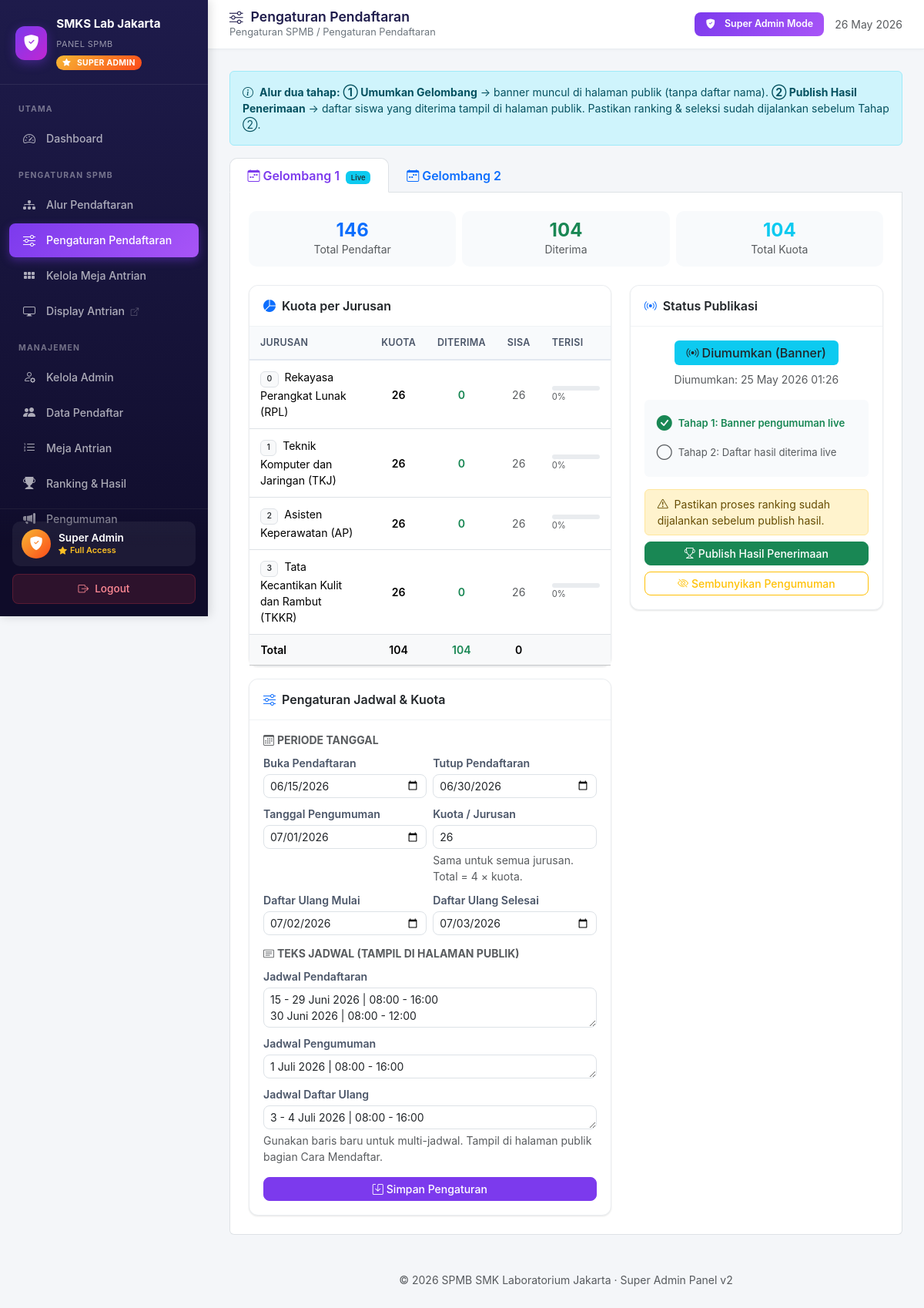
The app's page /superadmin_dashboard.php?page=pengaturan_ppdb (signed in) with its own data.
### tables this page shows
CREATE TABLE `gelombang` (
  `id` int(11) NOT NULL,
  `gelombang` tinyint(4) NOT NULL COMMENT '1 atau 2',
  `tanggal_buka` date NOT NULL,
  `tanggal_tutup` date NOT NULL,
  `tanggal_pengumuman` date NOT NULL,
  `tanggal_daftar_ulang_mulai` date DEFAULT NULL,
  `tanggal_daftar_ulang_selesai` date DEFAULT NULL,
  `kuota_per_jurusan` int(11) NOT NULL DEFAULT 36,
  `persen_gelombang` decimal(5,2) NOT NULL DEFAULT 70.00 COMMENT 'Glm1=70, Glm2=30',
  `kuota_glm` int(11) DEFAULT NULL,
  `is_published` tinyint(1) NOT NULL DEFAULT 0,
  `is_hasil_published` tinyint(1) NOT NULL DEFAULT 0,
  `hasil_published_at` timestamp NULL DEFAULT NULL,
  `published_at` timestamp NULL DEFAULT NULL,
  `created_at` timestamp NULL DEFAULT current_timestamp(),
  `jadwal_pendaftaran_text` text DEFAULT NULL,
  `jadwal_pengumuman_text` text DEFAULT NULL,
  `jadwal_daftar_ulang_text` text DEFAULT NULL
);

### admin/pengaturan_ppdb.php (the view, shortened to what the rows shown need)
<?php
$gel_rows = $conn->query("SELECT * FROM gelombang ORDER BY gelombang")->fetchAll();
$counts = [];
foreach ($gel_rows as $g) {
    $glm = $g['gelombang'];
    $s = $conn->prepare("SELECT COUNT(*) FROM pendaftar WHERE gelombang=?");
    $s->execute([$glm]); $counts[$glm]['total'] = (int)$s->fetchColumn();
    $s2 = $conn->prepare("SELECT COUNT(*) FROM pendaftar WHERE gelombang=? AND status='terima'");
    $s2->execute([$glm]); $counts[$glm]['diterima'] = (int)$s2->fetchColumn();
    foreach (JURUSAN_LIST as $kode => $nama) {
        $s3 = $conn->prepare("SELECT COUNT(*) FROM pendaftar WHERE gelombang=? AND jurusan=? AND status='terima'");
        $s3->execute([$glm, $kode]); $counts[$glm]['jur'][$kode] = (int)$s3->fetchColumn();
    }
}
?>
<?php if (empty($gel_rows)): ?>
    <div class="alert alert-warning"><i class="bi bi-exclamation-triangle me-2"></i>Belum ada data gelombang.</div>
<?php else: ?>
<ul class="nav nav-tabs ppdb-tab-nav mb-0" id="gelTabs" role="tablist">
    <?php foreach ($gel_rows as $i => $g): ?>
    <li class="nav-item" role="presentation">
        <button class="nav-link <?= $i === 0 ? 'active' : '' ?>"
                id="tab-gel-<?= $g['id'] ?>"
                data-bs-toggle="tab" data-bs-target="#pane-gel-<?= $g['id'] ?>"
                type="button" role="tab">
            <i class="bi bi-calendar-week me-1"></i>Gelombang <?= $g['gelombang'] ?>
            <?php if (!empty($g['is_hasil_published'])): ?>
                <span class="badge bg-success ms-1" style="font-size:.6rem;">Hasil</span>
            <?php elseif ($g['is_published']): ?>
                <span class="badge bg-info text-dark ms-1" style="font-size:.6rem;">Live</span>
            <?php endif; ?>
        </button>
    </li>
    <?php endforeach; ?>
</ul>
<div class="tab-content border border-top-0 rounded-bottom bg-white p-3 p-md-4" id="gelTabsContent">
<?php foreach ($gel_rows as $i => $g):
    $glm        = $g['gelombang'];
    $kuota_glm  = (int)($g['kuota_glm'] ?? 0);
    $total_kuo  = $kuota_glm * count(JURUSAN_LIST);
    $total_pend = $counts[$glm]['total'];
    $total_dite = $counts[$glm]['diterima'];
?>
<div class="tab-pane fade <?= $i === 0 ? 'show active' : '' ?>"
     id="pane-gel-<?= $g['id'] ?>" role="tabpanel">
    <div class="row g-2 mb-4">
        <div class="col-4">
            <div class="stat-pill">
                <div class="num text-primary"><?= $total_pend ?></div>
                <div class="small text-muted">Total Pendaftar</div>
            </div>
        </div>
        <div class="col-4">
            <div class="stat-pill">
                <div class="num text-success"><?= $total_dite ?></div>
                <div class="small text-muted">Diterima</div>
            </div>
        </div>
        <div class="col-4">
            <div class="stat-pill">
                <div class="num text-info"><?= $total_kuo ?></div>
                <div class="small text-muted">Total Kuota</div>
            </div>
        </div>
    </div>
    <div class="row g-4">
        <div class="col-lg-7">
            <div class="card mb-3">
                <div class="card-header">
                    <i class="bi bi-pie-chart-fill me-2 text-primary"></i>Kuota per Jurusan
                </div>
                <div class="card-body p-0">
                    <table class="table table-sm table-hover kuota-table mb-0">
                        <thead>
                            <tr>
                                <th>Jurusan</th>
                                <th class="text-center">Kuota</th>
                                <th class="text-center">Diterima</th>
                                <th class="text-center">Sisa</th>
                                <th style="min-width:90px;">Terisi</th>
                            </tr>
                        </thead>
                        <tbody>
                        <?php foreach (JURUSAN_LIST as $kode => $nama):
                            $diterima_jur = $counts[$glm]['jur'][$kode] ?? 0;
                            $sisa         = max(0, $kuota_glm - $diterima_jur);
                            $pct          = $kuota_glm > 0 ? min(100, round($diterima_jur / $kuota_glm * 100)) : 0;
                        ?>
                        <tr>
                            <td>
                                <span class="badge bg-light text-dark border me-1"><?= htmlspecialchars($kode) ?></span>
                                <span class="d-none d-sm-inline"><?= htmlspecialchars($nama) ?></span>
                            </td>
                            <td class="text-center fw-semibold"><?= $kuota_glm ?></td>
                            <td class="text-center text-success fw-semibold"><?= $diterima_jur ?></td>
                            <td class="text-center <?= $sisa === 0 ? 'text-danger' : 'text-muted' ?>"><?= $sisa ?></td>
                            <td>
                                <div class="progress progress-thin">
                                </div>
                                <div class="text-muted" style="font-size:.7rem;"><?= $pct ?>%</div>
                            </td>
                        </tr>
                        <?php endforeach; ?>
                        </tbody>
                        <tfoot class="table-light fw-semibold">
                            <tr>
                                <td>Total</td>
                                <td class="text-center"><?= $total_kuo ?></td>
                                <td class="text-center text-success"><?= $total_dite ?></td>
                                <td class="text-center"><?= max(0, $total_kuo - $total_dite) ?></td>
                                <td></td>
                            </tr>
                        </tfoot>
                    </table>
                </div>
            </div>
            <div class="card">
                <div class="card-header">
                    <i class="bi bi-sliders me-2 text-primary"></i>Pengaturan Jadwal &amp; Kuota
                </div>
                <div class="card-body">
                    <form method="POST">
                        <h6 class="text-muted text-uppercase small mb-2 fw-bold">
                            <i class="bi bi-calendar3 me-1"></i>Periode Tanggal
                        </h6>
                        <div class="row g-2 mb-3">
                            <div class="col-sm-6">
                                <label class="form-label small fw-semibold mb-1">Buka Pendaftaran</label>
                                <input type="date" name="tanggal_buka" class="form-control form-control-sm"
                                       value="<?= $g['tanggal_buka'] ?>" required>
                            </div>
                            <div class="col-sm-6">
                                <label class="form-label small fw-semibold mb-1">Tutup Pendaftaran</label>
                                <input type="date" name="tanggal_tutup" class="form-control form-control-sm"
                                       value="<?= $g['tanggal_tutup'] ?>" required>
                            </div>
                            <div class="col-sm-6">
                                <label class="form-label small fw-semibold mb-1">Tanggal Pengumuman</label>
                                <input type="date" name="tanggal_pengumuman" class="form-control form-control-sm"
                                       value="<?= $g['tanggal_pengumuman'] ?>" required>
                            </div>
                            <div class="col-sm-6">
                                <label class="form-label small fw-semibold mb-1">Kuota / Jurusan</label>
                                <input type="number" name="kuota_glm" class="form-control form-control-sm"
                                       value="<?= $kuota_glm ?>" min="1" required>
                                <div class="form-text">Sama untuk semua jurusan. Total = <?= count(JURUSAN_LIST) ?> × kuota.</div>
                            </div>
                            <div class="col-sm-6">
                                <label class="form-label small fw-semibold mb-1">Daftar Ulang Mulai</label>
                                <input type="date" name="tanggal_daftar_ulang_mulai" class="form-control form-control-sm"
                                       value="<?= $g['tanggal_daftar_ulang_mulai'] ?>">
                            </div>
                            <div class="col-sm-6">
                                <label class="form-label small fw-semibold mb-1">Daftar Ulang Selesai</label>
                                <input type="date" name="tanggal_daftar_ulang_selesai" class="form-control form-control-sm"
                                       value="<?= $g['tanggal_daftar_ulang_selesai'] ?>">
                            </div>
                        </div>
                        <h6 class="text-muted text-uppercase small mb-2 fw-bold">
                            <i class="bi bi-card-text me-1"></i>Teks Jadwal (tampil di halaman publik)
                        </h6>
                        <div class="mb-2">
                            <label class="form-label small fw-semibold mb-1">Jadwal Pendaftaran</label>
                            <textarea name="jadwal_pendaftaran_text" class="form-control form-control-sm" rows="2"
                                      placeholder="contoh:&#10;15 - 29 Juni 2026 | 08:00 - 16:00&#10;30 Juni 2026 | 08:00 - 12:00"><?= htmlspecialchars($g['jadwal_pendaftaran_text'] ?? '') ?></textarea>
                        </div>
                        <div class="mb-2">
                            <label class="form-label small fw-semibold mb-1">Jadwal Pengumuman</label>
                            <textarea name="jadwal_pengumuman_text" class="form-control form-control-sm" rows="1"
                                      placeholder="contoh: 1 Juli 2026 | 08:00 - 16:00"><?= htmlspecialchars($g['jadwal_pengumuman_text'] ?? '') ?></textarea>
                        </div>
                        <div class="mb-3">
                            <label class="form-label small fw-semibold mb-1">Jadwal Daftar Ulang</label>
                            <textarea name="jadwal_daftar_ulang_text" class="form-control form-control-sm" rows="1"
                                      placeholder="contoh: 3 - 4 Juli 2026 | 08:00 - 16:00"><?= htmlspecialchars($g['jadwal_daftar_ulang_text'] ?? '') ?></textarea>
                            <div class="form-text">Gunakan baris baru untuk multi-jadwal. Tampil di halaman publik bagian Cara Mendaftar.</div>
                        </div>
                        <button type="submit" class="btn btn-primary btn-sm w-100">
                            <i class="bi bi-save me-1"></i>Simpan Pengaturan
                        </button>
                    </form>
                </div>
            </div>
        </div>
        <div class="col-lg-5">
            <div class="card">
                <div class="card-header">
                    <i class="bi bi-broadcast me-2 text-primary"></i>Status Publikasi
                </div>
                <div class="card-body">
                    <div class="mb-3 text-center">
                        <?php if (!empty($g['is_hasil_published'])): ?>
                            <span class="badge bg-success fs-6 px-3 py-2">
                                <i class="bi bi-trophy-fill me-1"></i>Hasil Published
                            </span>
                            <div class="small text-muted mt-2">
                                Dipublish: <?= date('d M Y H:i', strtotime($g['hasil_published_at'])) ?>
                            </div>
                        <?php elseif ($g['is_published']): ?>
                            <span class="badge bg-info text-dark fs-6 px-3 py-2">
                                <i class="bi bi-broadcast me-1"></i>Diumumkan (Banner)
                            </span>
                            <div class="small text-muted mt-2">
                                Diumumkan: <?= date('d M Y H:i', strtotime($g['published_at'])) ?>
                            </div>
                        <?php endif; ?>
                    </div>
                    <div class="mb-3 p-3 rounded" style="background:#f8fafc;font-size:.82rem;">
                        <div class="d-flex align-items-center gap-2 mb-2 <?= !$g['is_published'] ? 'text-muted' : 'text-success fw-semibold' ?>">
                            <i class="bi bi-<?= $g['is_published'] ? 'check-circle-fill' : 'circle' ?> fs-5"></i>
                            Tahap 1: Banner pengumuman live
                        </div>
                        <div class="d-flex align-items-center gap-2 <?= empty($g['is_hasil_published']) ? 'text-muted' : 'text-success fw-semibold' ?>">
                            <i class="bi bi-<?= !empty($g['is_hasil_published']) ? 'check-circle-fill' : 'circle' ?> fs-5"></i>
                            Tahap 2: Daftar hasil diterima live
                        </div>
                    </div>
                    <?php if (!empty($g['is_hasil_published'])): ?>
                        <form method="POST" class="mb-2"
                              onsubmit="return confirm('Sembunyikan daftar hasil? Banner pengumuman masih akan tampil.')">
                            <input type="hidden" name="action" value="unpublish_hasil">
                            <input type="hidden" name="id" value="<?= $g['id'] ?>">
                            <button type="submit" class="btn btn-outline-warning btn-sm w-100">
                                <i class="bi bi-eye-slash me-1"></i>Sembunyikan Daftar Hasil
                            </button>
                        </form>
                        <form method="POST"
                              onsubmit="return confirm('Sembunyikan SEMUA pengumuman gelombang ini dari halaman publik?')">
                            <input type="hidden" name="action" value="unpublish">
                            <input type="hidden" name="id" value="<?= $g['id'] ?>">
                            <button type="submit" class="btn btn-outline-danger btn-sm w-100">
                                <i class="bi bi-x-circle me-1"></i>Sembunyikan Semua Pengumuman
                            </button>
                        </form>
                    <?php elseif ($g['is_published']): ?>
                        <div class="alert alert-warning py-2 small mb-2">
                            <i class="bi bi-exclamation-triangle me-1"></i>
                            Pastikan proses ranking sudah dijalankan sebelum publish hasil.
                        </div>
                        <form method="POST" class="mb-2"
                              onsubmit="return confirm('Publish daftar hasil penerimaan Gelombang <?= $g['gelombang'] ?>? Nama-nama siswa yang diterima akan tampil di halaman publik.')">
                            <button type="submit" class="btn btn-success btn-sm w-100">
                                <i class="bi bi-trophy me-1"></i>Publish Hasil Penerimaan
                            </button>
                        </form>
                        <form method="POST"
                              onsubmit="return confirm('Sembunyikan pengumuman gelombang ini dari halaman publik?')">
                            <button type="submit" class="btn btn-outline-warning btn-sm w-100">
                                <i class="bi bi-eye-slash me-1"></i>Sembunyikan Pengumuman
                            </button>
                        </form>
                    <?php endif; ?>
                </div>
            </div>
        </div>
    </div>
</div>
<?php endforeach; ?>
</div>
<?php endif; ?>

### records on screen
gelombang: gelombang "1", is_hasil_published "Live", gelombang "146", gelombang "104", kuota_glm "104", kode "0", nama "Rekayasa Perangkat Lunak (RPL)", kuota_glm "26", gelombang "0", pct "0", kode "1", nama "Teknik Komputer dan Jaringan (TKJ)", kode "2", nama "Asisten Keperawatan (AP)", kode "3", nama "Tata Kecantikan Kulit dan Rambut (TKKR)", max(0, $total_kuo - $total_dite) "0", tanggal_buka "06/15/2026", tanggal_tutup "06/30/2026", tanggal_pengumuman "07/01/2026", tanggal_daftar_ulang_mulai "07/02/2026", tanggal_daftar_ulang_selesai "07/03/2026", jadwal_pendaftaran_text "15 - 29 Juni 2026 | 08:00 - 16:00 30 Juni 2026 | 08:00 - 12:00", jadwal_pengumuman_text "1 Juli 2026 | 08:00 - 16:00", jadwal_daftar_ulang_text "3 - 4 Juli 2026 | 08:00 - 16:00", published_at "25 May 2026 01:26", is_published 1 (drawn)
gelombang: gelombang "2"

### other values on screen
$group "UTAMA"
$info['label'] "Dashboard"
$group "PENGATURAN SPMB"
$info['label'] "Alur Pendaftaran"
$info['label'] "Pengaturan Pendaftaran"
$info['label'] "Kelola Meja Antrian"
$info['label'] "Display Antrian"
$group "MANAJEMEN"
$info['label'] "Kelola Admin"
$info['label'] "Data Pendaftar"
$info['label'] "Meja Antrian"
$info['label'] "Ranking & Hasil"
$info['label'] "Pengumuman"
$info['label'] "Konten Website"
$pages[$page]['label'] "Pengaturan Pendaftaran"
